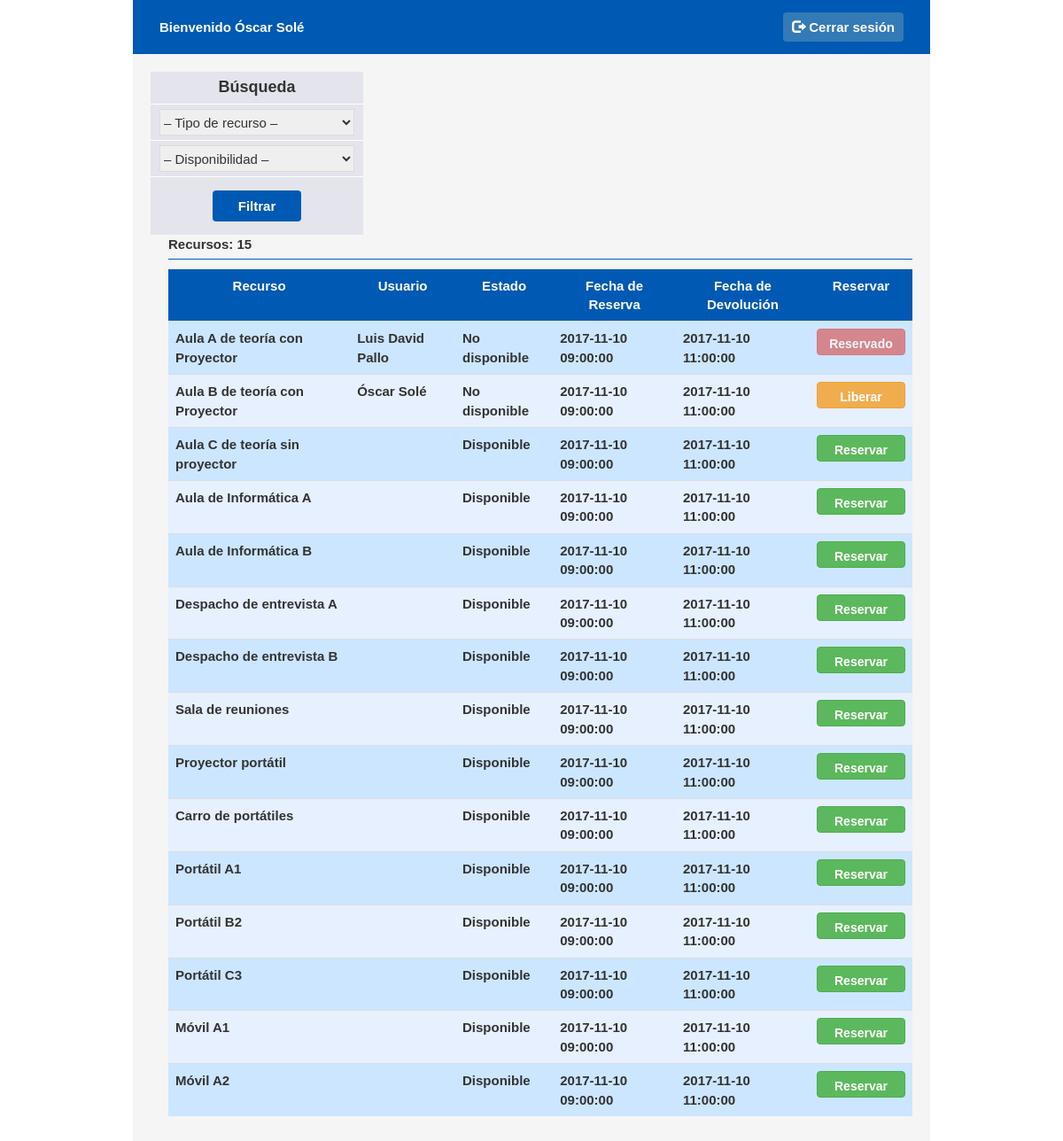
Screenshot of /recursos.php (signed in) with the database file from the repository.
### tables this page shows
CREATE TABLE `usuario` (
  `idusuario` int(3) NOT NULL,
  `nombre` varchar(20) DEFAULT NULL,
  `apellidos` varchar(50) DEFAULT NULL,
  `alias` varchar(15) DEFAULT NULL,
  `pwd` varchar(15) DEFAULT NULL
);

CREATE TABLE `recurso` (
  `idrecurso` int(3) NOT NULL,
  `nom_recurso` varchar(50) DEFAULT NULL
);

CREATE TABLE `reserva_recurso` (
  `idreserva_recurso` int(3) NOT NULL,
  `idreserva` int(3) DEFAULT NULL,
  `idrecurso` int(3) DEFAULT NULL,
  `fecha_hora_reserva` timestamp NULL DEFAULT CURRENT_TIMESTAMP,
  `fecha_hora_devolucion` timestamp NULL DEFAULT CURRENT_TIMESTAMP
);

### recursos.php (the view, shortened to what this page needs)
<?php
	include 'session.php';
	if (isset($_SESSION['username'])) {
?>
<!DOCTYPE html>
<html>
	<head>
		<link rel="stylesheet" type="text/css" href="css/style.css">
		<link rel="stylesheet" href="https://maxcdn.bootstrapcdn.com/bootstrap/3.3.7/css/bootstrap.min.css">
	</head>
	<body>
		<div class="window">
			<div class="user-login-view">
				<div class="user-view-left">
					<?php
						$nsql="SELECT * FROM `usuario` WHERE `alias`= '".$_SESSION['username']."'";
						$name = mysqli_query($conexion, $nsql);
						while ($resname=mysqli_fetch_array($name)) {
							echo "<p>Bienvenido ".$resname['nombre']." ".$resname['apellidos']."</p>";
					?>
				</div>
				<div class="login-view-right">
					<a href="index.php?logout='1'" class="btn-logout"><span class="glyphicon glyphicon-log-out"></span> Cerrar sesi&#243;n</a>
				</div>
			</div>
			<div class="window-contenido">
				<div class="window-contenido-search">
					<span class="content-search-title">B&#250;squeda</span>
					<form action="recursos.php">
						<ul>
							<li>
								<span>
									<select name="nom_recurso">
										<option value="" selected>&#8211; Tipo de recurso &#8211;</option>
									</select>
								</span>
							</li>
							<li>
								<span>
									<select name="disponibilidad">
										<option value="" selected>&#8211; Disponibilidad &#8211;</option>
									</select>
								</span>
							</li>
							<li>
								<span>
									<button type="submit" name="botonFiltro" value="Filtrar" class="btn-filtro">Filtrar</button>
								</span>
							</li>
						</ul>
					</form>
				</div>
				<div class="window-contenido-view">
					<?php
							$sql="SELECT `nom_recurso`, `usuario`.`nombre`, `usuario`.`apellidos`, `reserva`.`disponibilidad`, `reserva_recurso`.`fecha_hora_reserva`, `reserva_recurso`.`fecha_hora_devolucion`
										FROM `recurso`
										LEFT JOIN `reserva_recurso` ON `recurso`.`idrecurso`=`reserva_recurso`.`idreserva_recurso`
										LEFT JOIN `reserva` ON `recurso`.`idrecurso`=`reserva`.`idreserva`
										LEFT JOIN `usuario` ON `reserva`.`idusuario`=`usuario`.`idusuario`";
							$consulta=mysqli_query($conexion,$sql);
							if(mysqli_num_rows($consulta)>0) {
								echo "<table class='table'>
										<tr>
											<th> Recurso </th>
											<th> Usuario </th>
											<th> Estado </th>
											<th> Fecha de Reserva </th>
											<th> Fecha de Devoluci&#243;n </th>
											<th> Reservar </th>
										</tr>
									<b> Recursos: " . mysqli_num_rows($consulta) . "</b><hr id='hr'>";
									while ($result=mysqli_fetch_array($consulta)) {
										echo "<tr>";
											echo "<td>" . $result ['nom_recurso'] . "</td>";
											echo "<td>" . $result ['nombre'] . " " . $result ['apellidos'] . "</td>";
											if ($result['disponibilidad']>0) {
												echo "<td>Disponible</td>";
											} else {
												echo "<td>No disponible</td>";
											}
											echo "<td>" . $result ['fecha_hora_reserva'] . "</td>";
											echo "<td>" . $result ['fecha_hora_devolucion'] . "</td>";
											if ($result['disponibilidad']==1) {
												echo "<td><button type='button' class='btn btn-success reserva'>Reservar</button></td>";
											} else {
												if ($resname['nombre']==$result['nombre']) {
													echo "<td><button type='button' class='btn btn-warning reserva'>Liberar</button></td>";
												} else {
													echo "<td><button type='button' class='btn btn-danger disabled reserva'>Reservado</button></td>";
												}
											}
										echo "</tr>";
									}
								echo "</table>";
							}
						}
					?>
				</div>
			</div>
		</div>
	</body>
</html>
<?php
	} else {
		header('location: index.php');
	}
?>

### css/style.css (style rules this page uses)
* { padding: 0; margin: 0; font-family: Sans-serif, Verdana; font-size: 15px; }
body { background-image: url(../img/background/green_dust_scratch_@2X.png); }
button { width: 300px; height: 45px; border: none; background-color:#0059b3; border-radius: 4px; cursor: pointer; }
a { padding: 8px 10px; border-radius: 4px; cursor: pointer; text-decoration: none; }
.btn-logout { color: #fff; background-color:#337ab7; border: none; font-weight: bold; }
.window { position: inherit; width: 75%; height: 100%; min-width: 350px; height: 100%; margin: 0 auto; background-color: rgba(245,245,245, 1); padding: 0px; }
.user-login-view { position: relative; overflow: hidden; padding: 10px 20px; background-color: #0059b3; color: #fff; font-weight: bold; }
.user-view-left { float: left; }
.user-view-left p { margin: 0; }
.login-view-right { float: right; }
.user-view-left, .login-view-right { margin: 10px 10px 10px 10px; }
.window-contenido { overflow: hidden; padding: 20px 20px; }
.window-contenido div { position: relative; float: left; min-width: 240px; }
.window-contenido-view { padding-left:20px; }
.content-search-title { display: table; margin: 0 auto; font-weight: bold; font-size: 18px; padding-top: 5px; padding-bottom: 5px; }
.window-contenido-search { background-color: rgba(224, 224, 235, 0.8); }
.window-contenido-search ul { list-style-type: none; }
.window-contenido-search li { border-top: 1px solid #fff; padding: 5px 10px; }
.window-contenido-search button { display: table; margin: 0 auto; margin-top: 10px; width: 100px; height: 35px; font-weight: bold; color: #fff; font-size: 15px; }
.window-contenido-search select { border: 1px solid #DCDCDC; width: 220px; height: 30px; }
.table { border: #cfc; border-collapse: collapse; width: 100%; font-weight: bold; }
#hr { margin-top: 5px; margin-bottom: 10px; border: 0; border-top: 1px solid #0059b3; }
tr { border: 1px; }
tr:nth-child(even) { background-color: #cce6ff; }
tr:nth-child(odd) { background-color: #e6f0ff; }
th { background-color: #0059b3; color: white; }
tr th { text-align: center; }
th, td { padding: 10px; text-align: left; }
td button { width: 100px; height: 30px; font-size: 18px; font-weight: bold; }
button.reserva { font-weight: bold; }

### rows the page displays
usuario: nombre "Óscar", apellidos "Solé", mysqli_num_rows($consulta) "15"
recurso: nom_recurso "Aula A de teoría con Proyector", usuario.nombre "Luis David", usuario.apellidos "Pallo", shows "No disponible", reserva_recurso.fecha_hora_reserva "2017-11-10 09:00:00", reserva_recurso.fecha_hora_devolucion "2017-11-10 11:00:00", shows "Reservado"
recurso: nom_recurso "Aula B de teoría con Proyector", usuario.nombre "Óscar", usuario.apellidos "Solé", shows "No disponible", reserva_recurso.fecha_hora_reserva "2017-11-10 09:00:00", reserva_recurso.fecha_hora_devolucion "2017-11-10 11:00:00", shows "Liberar"
reserva_recurso: idrecurso.nom_recurso "Aula C de teoría sin proyector", shows "Disponible", fecha_hora_reserva "2017-11-10 09:00:00", fecha_hora_devolucion "2017-11-10 11:00:00", shows "Reservar"
reserva_recurso: idrecurso.nom_recurso "Aula de Informática A", shows "Disponible", fecha_hora_reserva "2017-11-10 09:00:00", fecha_hora_devolucion "2017-11-10 11:00:00", shows "Reservar"
reserva_recurso: idrecurso.nom_recurso "Aula de Informática B", shows "Disponible", fecha_hora_reserva "2017-11-10 09:00:00", fecha_hora_devolucion "2017-11-10 11:00:00", shows "Reservar"
reserva_recurso: idrecurso.nom_recurso "Despacho de entrevista A", shows "Disponible", fecha_hora_reserva "2017-11-10 09:00:00", fecha_hora_devolucion "2017-11-10 11:00:00", shows "Reservar"
reserva_recurso: idrecurso.nom_recurso "Despacho de entrevista B", shows "Disponible", fecha_hora_reserva "2017-11-10 09:00:00", fecha_hora_devolucion "2017-11-10 11:00:00", shows "Reservar"
reserva_recurso: idrecurso.nom_recurso "Sala de reuniones", shows "Disponible", fecha_hora_reserva "2017-11-10 09:00:00", fecha_hora_devolucion "2017-11-10 11:00:00", shows "Reservar"
reserva_recurso: idrecurso.nom_recurso "Proyector portátil", shows "Disponible", fecha_hora_reserva "2017-11-10 09:00:00", fecha_hora_devolucion "2017-11-10 11:00:00", shows "Reservar"
reserva_recurso: idrecurso.nom_recurso "Carro de portátiles", shows "Disponible", fecha_hora_reserva "2017-11-10 09:00:00", fecha_hora_devolucion "2017-11-10 11:00:00", shows "Reservar"
reserva_recurso: idrecurso.nom_recurso "Portátil A1", shows "Disponible", fecha_hora_reserva "2017-11-10 09:00:00", fecha_hora_devolucion "2017-11-10 11:00:00", shows "Reservar"
reserva_recurso: idrecurso.nom_recurso "Portátil B2", shows "Disponible", fecha_hora_reserva "2017-11-10 09:00:00", fecha_hora_devolucion "2017-11-10 11:00:00", shows "Reservar"
reserva_recurso: idrecurso.nom_recurso "Portátil C3", shows "Disponible", fecha_hora_reserva "2017-11-10 09:00:00", fecha_hora_devolucion "2017-11-10 11:00:00", shows "Reservar"
reserva_recurso: idrecurso.nom_recurso "Móvil A1", shows "Disponible", fecha_hora_reserva "2017-11-10 09:00:00", fecha_hora_devolucion "2017-11-10 11:00:00", shows "Reservar"
reserva_recurso: idrecurso.nom_recurso "Móvil A2", shows "Disponible", fecha_hora_reserva "2017-11-10 09:00:00", fecha_hora_devolucion "2017-11-10 11:00:00", shows "Reservar"
